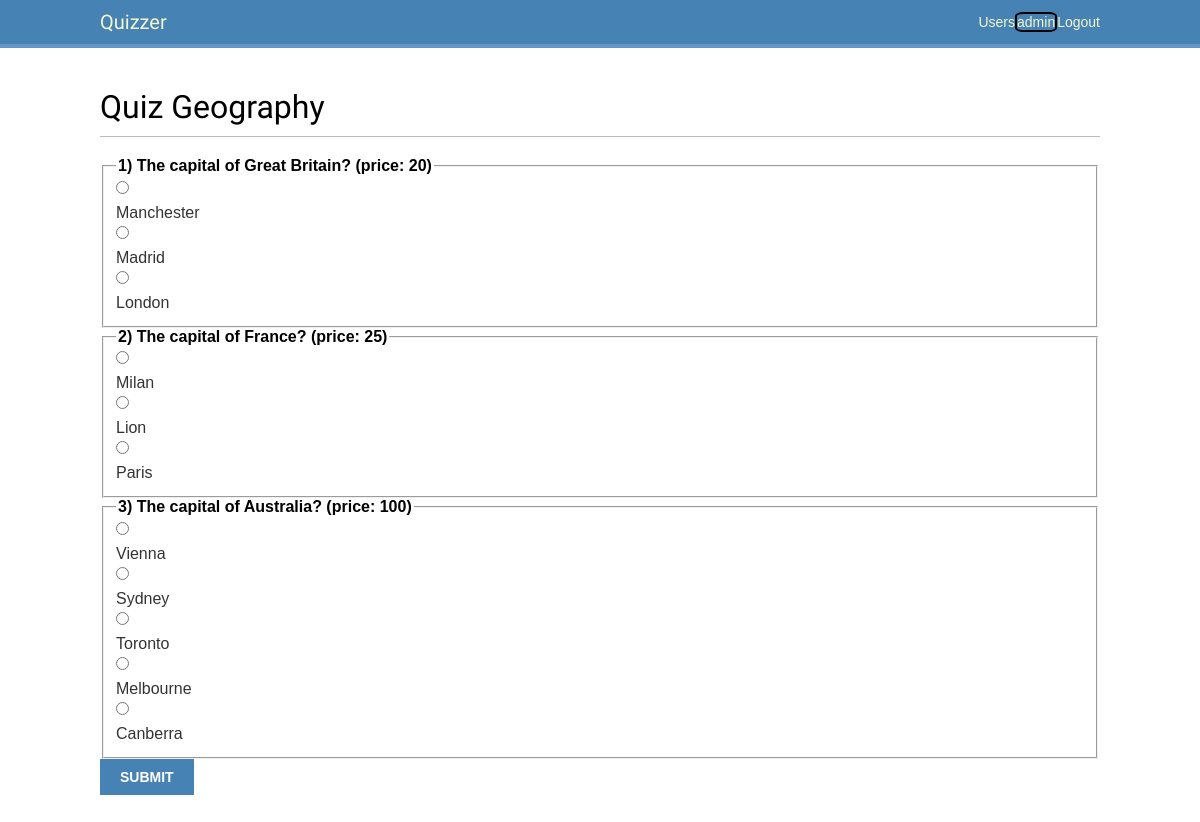
Page /quiz/3/ (signed in) on the earlier database version.
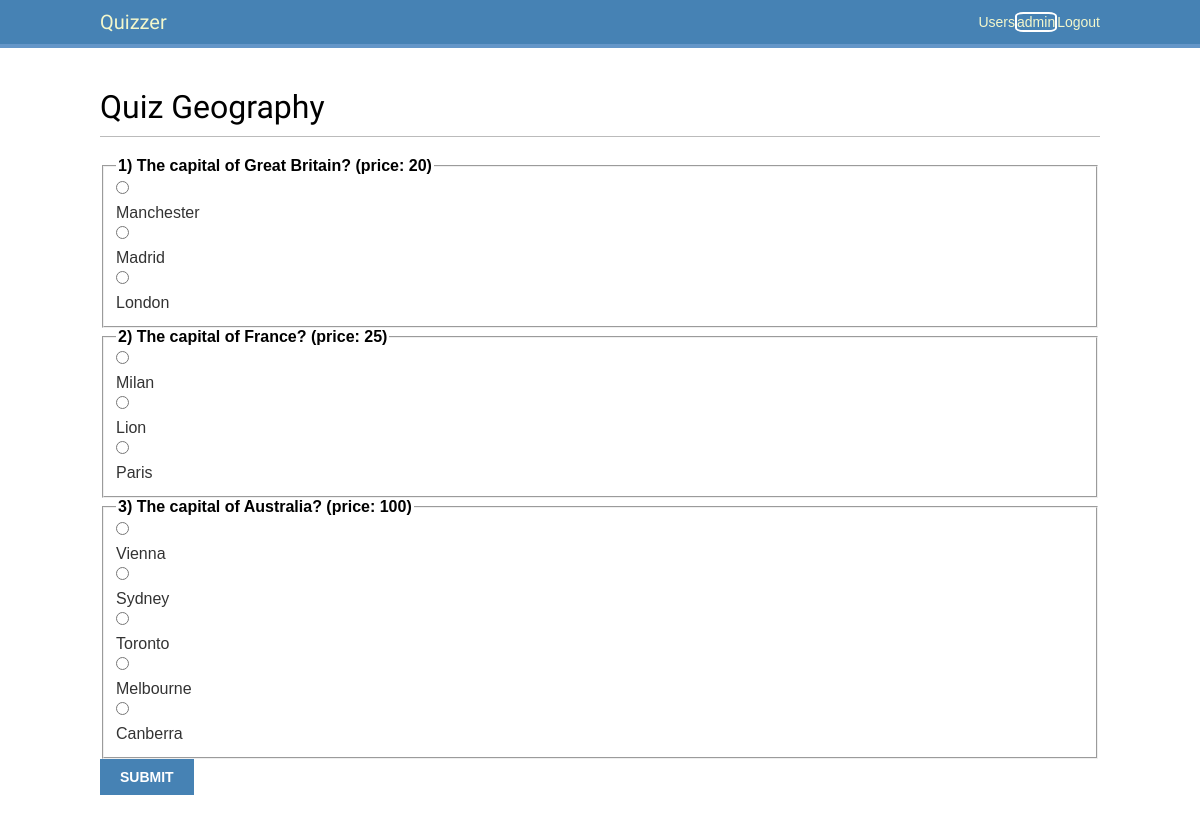
Same page on the later database version.
### quizzes/views.py (the view, shortened to what this page needs)
# urls.py: path('quiz/<int:pk>/', QuizView.as_view(), name='quiz'),
class QuizView(LoginRequiredMixin, DetailView):#ListView):
    model = Quiz  #Question
    template_name = 'quizzes/quiz.html'
    login_url = 'users:login'
    def get(self, request: HttpRequest, *args: Any, **kwargs: Any) -> HttpResponse:
        rensponse = super().get(request, *args, **kwargs)
        print('QuizView.get()')
        user = request.user
        quiz_id = int(kwargs['pk'])
        if user.is_quiz_passed(quiz_id):
            return render(request, 'quizzes/result.html', {
                'answers': user.quiz_answers(quiz_id),
                'quiz': Quiz.objects.filter(pk=quiz_id).first(),
            })
        return rensponse

### users/models.py (called while the page is built)
    def is_quiz_passed(self, quiz_id: int, quiz: Quiz=None) -> bool:  # quiz_id: int
        for answer in self.answers.all():
            if answer.question.quiz.id == quiz_id:
                return True
        return False

### quizzes/templates/quizzes/quiz.html (shortened to what this page needs)
{% extends 'base.html' %}
{% block content %}
    <h1>Quiz {{ object.title }}</h1>
    {% if request.user.is_authenticated %}
        <form action="{% url 'quizzes:quiz' object.pk %}" method="post">
    {% endif %}
        {% for question in object.questions.all %}
            <fieldset>
                <legend><strong>
                    {{ forloop.counter }}) {{ question.text }} (price: {{ question.price }})
                </strong></legend>
                {% for answer in question.answers.all %}
                    <div>
                        <input
                            type="radio"
                            id="question{{ forloop.counter }}"
                            name="{{ question.id }}"
                            value="{{ answer.id }}">
                        <label for="question{{ forloop.counter }}">{{ answer.text }}</label>
                    </div>
                {% empty %}
                    There are no choises..
                {% endfor %}
            </fieldset>
        {% empty %}
            There are no questions yet..
        {% endfor %}
    {% if request.user.is_authenticated %}
        <input type="submit" value="Submit">
        </form>
    {% endif %}
{% endblock %}

Differences in the rows shown:
changed User "admin": color_id 4 → 6 (drawn)
